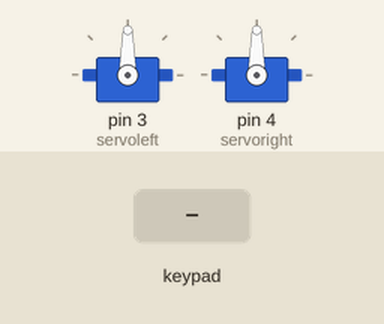
The sketch below on a simulated Arduino Uno, built with avr-gcc and run on an emulated ATmega328P. Shown: 2 × servo. The test bench sets the inputs (shaded band).

Above: at 1.2 s.
1.3 s: key 'X' pressed
At 1.51 s:
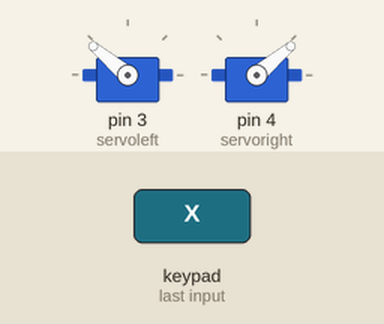
3.2 s: key 'O' pressed
At 3.43 s:
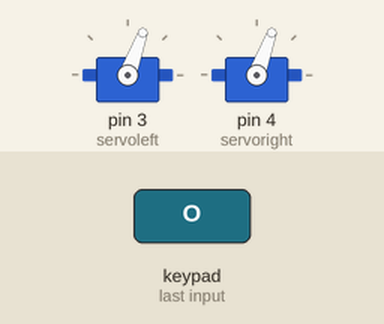
5.1 s: key 'S' pressed
At 5.35 s:
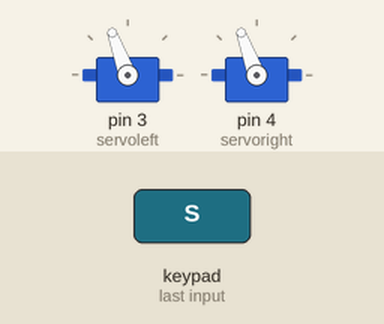
7.0 s: key 'T' pressed
At 7.21 s:
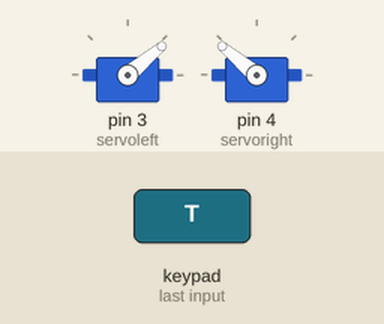
Timing chart, 0 to 9.9 s (numbered marks = the images above; inputs shaded):
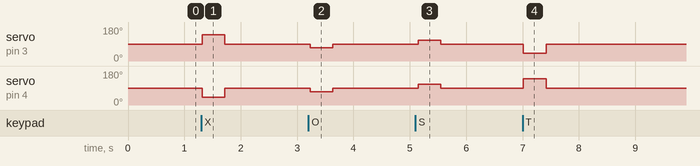

Measured:
- after the input at 1.3 s, servo on pin 3 (servoleft): 90° → 140° at once, → 90° 0.40 s later; servo on pin 4 (servoright): 90° → 40° at once, → 90° 0.40 s later
- after the input at 3.2 s, servo on pin 3 (servoleft), servo on pin 4 (servoright): 90° → 70° at once, → 90° 0.40 s later
- after the input at 5.1 s, servo on pin 3 (servoleft), servo on pin 4 (servoright): 90° → 110° after 0.05 s, → 90° 0.40 s later
- after the input at 7.0 s, servo on pin 3 (servoleft): 90° → 40° at once, → 90° 0.40 s later; servo on pin 4 (servoright): 90° → 140° at once, → 90° 0.40 s later

The sketch:

Rover_2WD_PS2.ino
```cpp
//*********************************************************************************
// www.Lynxmotion.com
// Basic code for 2WD rover using continuous rotation servos, controlled via PS2
// Right now, the library does NOT support hot pluggable controllers, meaning
// you must always either restart your Arduino after you connect the controller,
// or call config_gamepad(pins) again after connecting the controller.
//*********************************************************************************

#include <PS2X_lib.h>  //for v1.6
#include <Servo.h>

// create PS2 Controller Class
PS2X ps2x;
int error = 0;
byte vibrate = 0;

// create servo objects to control the servos
Servo servoleft; // left servo
Servo servoright; // right servo

#define Deadzone 10 //PS2 analog joystick Deadzone

void setup(){
 Serial.begin(9600);

 // Attaches servos to digital pins 3 and 4 on the BotBoarduino
 servoleft.attach(3);
 servoright.attach(4);

 pinMode(7, INPUT);

 error = ps2x.config_gamepad(9,7,6,8, true, true);
}


void loop(){

  ps2x.read_gamepad();          //read controller

      // This code uses the colored buttons on the right side of the joystick

      if(ps2x.Button(PSB_RED)) {
       servoleft.write(70);
       servoright.write(70);

      }
      else if(ps2x.Button(PSB_PINK)){
       servoleft.write(110);
       servoright.write(110);

      }
      else if(ps2x.Button(PSB_BLUE)) {
       servoleft.write(140);
       servoright.write(40);
      }
      else if(ps2x.Button(PSB_GREEN)){
       servoleft.write(40);
       servoright.write(140);

      }
      else {
       servoleft.write(90);    // Adjust these values if the servos still move slightly
       servoright.write(90);
      }
 delay(50);

}
```
